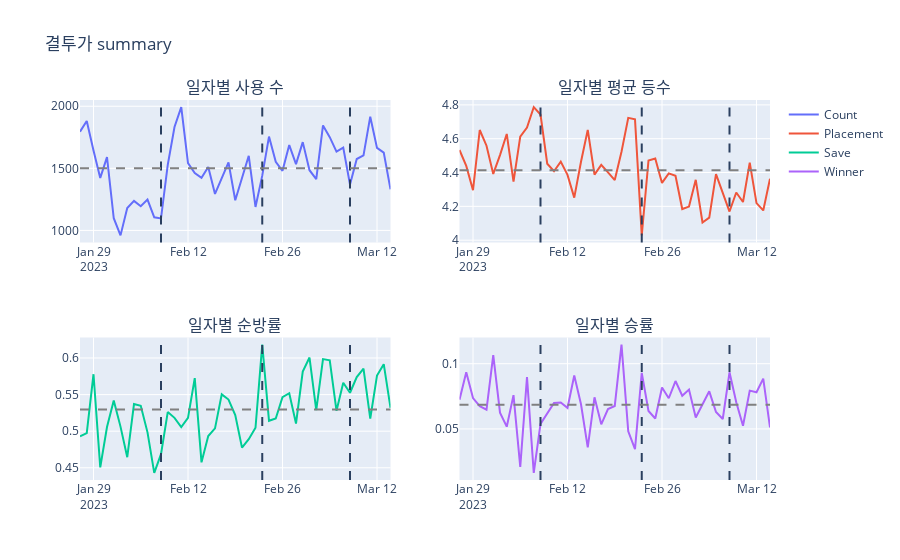

Notebook cell for this chart:
### Markdown cell above
### 결투가

#### summary

사용 수 : 70510

평균 순위 : 4.41

평균 순방률 : 52.9%

평균 승률 : 6.8%


시간별 트렌드

1) 사용 수 : 2월 8일 이후 증가

2) 성적 : 순방률 및 평균 순위는 시간이 지날수록 상승, 승률은 변함없음

3) 특이사항




#### 증강체

1) 특성 관련 증강 : 결투가 문장, 결투가 심장

2) 영웅 증강 : 약자 멸시, 확산 사격, 황소의 활력, 수금, 승리의 장막

3) 이 외 증강 : 사냥의 전율, 나이프의 날, 재료 꾸러미

4) 성적 좋은 3개 증강 : 황소의 활력, 나이프의 날, 결투가 심장

5) 특이사항 : 

#### 아이템

1) 딜러 아이템 : 최후의 속삭임, 밤의 끝자락, 거인 학살자, 무한의 대검, 정의의 손길, 피바라기

2) 탱커 아이템 : 강철의 솔라리 펜던트, 구원

3) 기타 아이템 : 결투가 상징

4) 성적 좋은 아이템 : 대부분의 아이템이 순방률이 55~58%대 유지

5) 특이사항 : 결투가 상징 획득 시 승률 증가

#### 챔피언

1) 키 챔피언 : 벨베스, 아펠리오스, 제드, 베인

2) 특이사항 : 벨베스, 아펠리오스의 경우 결투가의 상징 추가한 경우가 많음.
              4코스트 챔피언의 경우 성적이 비슷함. 의외로 피오라 사용시의 승률이 좋은 편.

### Code cell
visualization_summary['결투가'][1]

### Figure 1 — Plotly figure (JSON) as saved in the notebook; plotly's stock layout.template omitted (floating-point values rounded to 4 significant figures)
{"data": [{"mode": "lines", "name": "Count", "type": "scatter", "x": ["2023-01-27", "2023-01-28", "2023-01-29", "2023-01-30", "2023-01-31", "2023-02-01", "2023-02-02", "2023-02-03", "2023-02-04", "2023-02-05", "2023-02-06", "2023-02-07", "2023-02-08", "2023-02-09", "2023-02-10", "2023-02-11", "2023-02-12", "2023-02-13", "2023-02-14", "2023-02-15", "2023-02-16", "2023-02-17", "2023-02-18", "2023-02-19", "2023-02-20", "2023-02-21", "2023-02-22", "2023-02-23", "2023-02-24", "2023-02-25", "2023-02-26", "2023-02-27", "2023-02-28", "2023-03-01", "2023-03-02", "2023-03-03", "2023-03-04", "2023-03-05", "2023-03-06", "2023-03-07", "2023-03-08", "2023-03-09", "2023-03-10", "2023-03-11", "2023-03-12", "2023-03-13", "2023-03-14"], "y": [1795, 1882, 1644, 1423, 1590, 1098, 960, 1180, 1238, 1195, 1248, 1106, 1097, 1528, 1833, 1993, 1542, 1462, 1423, 1510, 1294, 1421, 1548, 1243, 1422, 1601, 1189, 1441, 1756, 1552, 1480, 1687, 1534, 1711, 1485, 1413, 1846, 1751, 1635, 1667, 1370, 1575, 1604, 1916, 1665, 1626, 1331]}, {"mode": "lines", "name": "Placement", "type": "scatter", "x": ["2023-01-27", "2023-01-28", "2023-01-29", "2023-01-30", "2023-01-31", "2023-02-01", "2023-02-02", "2023-02-03", "2023-02-04", "2023-02-05", "2023-02-06", "2023-02-07", "2023-02-08", "2023-02-09", "2023-02-10", "2023-02-11", "2023-02-12", "2023-02-13", "2023-02-14", "2023-02-15", "2023-02-16", "2023-02-17", "2023-02-18", "2023-02-19", "2023-02-20", "2023-02-21", "2023-02-22", "2023-02-23", "2023-02-24", "2023-02-25", "2023-02-26", "2023-02-27", "2023-02-28", "2023-03-01", "2023-03-02", "2023-03-03", "2023-03-04", "2023-03-05", "2023-03-06", "2023-03-07", "2023-03-08", "2023-03-09", "2023-03-10", "2023-03-11", "2023-03-12", "2023-03-13", "2023-03-14"], "xaxis": "x2", "y": [4.533, 4.439, 4.296, 4.651, 4.558, 4.392, 4.503, 4.628, 4.346, 4.613, 4.666, 4.787, 4.743, 4.452, 4.408, 4.465, 4.386, 4.252, 4.464, 4.652, 4.388, 4.445, 4.401, 4.356, 4.523, 4.723, 4.714, 4.028, 4.472, 4.483, 4.339, 4.395, 4.381, 4.184, 4.199, 4.357, 4.105, 4.133, 4.39, 4.279, 4.169, 4.282, 4.226, 4.459, 4.219, 4.176, 4.364], "yaxis": "y2"}, {"mode": "lines", "name": "Save", "type": "scatter", "x": ["2023-01-27", "2023-01-28", "2023-01-29", "2023-01-30", "2023-01-31", "2023-02-01", "2023-02-02", "2023-02-03", "2023-02-04", "2023-02-05", "2023-02-06", "2023-02-07", "2023-02-08", "2023-02-09", "2023-02-10", "2023-02-11", "2023-02-12", "2023-02-13", "2023-02-14", "2023-02-15", "2023-02-16", "2023-02-17", "2023-02-18", "2023-02-19", "2023-02-20", "2023-02-21", "2023-02-22", "2023-02-23", "2023-02-24", "2023-02-25", "2023-02-26", "2023-02-27", "2023-02-28", "2023-03-01", "2023-03-02", "2023-03-03", "2023-03-04", "2023-03-05", "2023-03-06", "2023-03-07", "2023-03-08", "2023-03-09", "2023-03-10", "2023-03-11", "2023-03-12", "2023-03-13", "2023-03-14"], "xaxis": "x3", "y": [0.493, 0.4973, 0.5779, 0.4505, 0.5057, 0.5419, 0.5062, 0.4644, 0.5372, 0.5347, 0.4984, 0.443, 0.4686, 0.5262, 0.5183, 0.5058, 0.5182, 0.5725, 0.4575, 0.4934, 0.5039, 0.5503, 0.5433, 0.5221, 0.4775, 0.4891, 0.5046, 0.6183, 0.5142, 0.5174, 0.5466, 0.5519, 0.5104, 0.5815, 0.6007, 0.5287, 0.5986, 0.5968, 0.5278, 0.5663, 0.5526, 0.574, 0.5854, 0.5172, 0.576, 0.5916, 0.5319], "yaxis": "y3"}, {"mode": "lines", "name": "Winner", "type": "scatter", "x": ["2023-01-27", "2023-01-28", "2023-01-29", "2023-01-30", "2023-01-31", "2023-02-01", "2023-02-02", "2023-02-03", "2023-02-04", "2023-02-05", "2023-02-06", "2023-02-07", "2023-02-08", "2023-02-09", "2023-02-10", "2023-02-11", "2023-02-12", "2023-02-13", "2023-02-14", "2023-02-15", "2023-02-16", "2023-02-17", "2023-02-18", "2023-02-19", "2023-02-20", "2023-02-21", "2023-02-22", "2023-02-23", "2023-02-24", "2023-02-25", "2023-02-26", "2023-02-27", "2023-02-28", "2023-03-01", "2023-03-02", "2023-03-03", "2023-03-04", "2023-03-05", "2023-03-06", "2023-03-07", "2023-03-08", "2023-03-09", "2023-03-10", "2023-03-11", "2023-03-12", "2023-03-13", "2023-03-14"], "xaxis": "x4", "y": [0.07242, 0.09352, 0.0736, 0.06746, 0.06478, 0.1066, 0.0625, 0.05169, 0.07593, 0.02092, 0.08974, 0.01627, 0.05378, 0.06217, 0.06983, 0.07025, 0.06615, 0.09097, 0.06887, 0.03576, 0.07419, 0.05348, 0.06525, 0.06758, 0.1146, 0.04809, 0.03448, 0.09299, 0.06378, 0.05799, 0.08176, 0.0735, 0.0867, 0.07539, 0.08013, 0.05874, 0.06934, 0.07881, 0.063, 0.05759, 0.09343, 0.07048, 0.05237, 0.07933, 0.07808, 0.08856, 0.05109], "yaxis": "y4"}], "layout": {"annotations": [{"font": {"size": 16}, "showarrow": false, "text": "일자별 사용 수", "x": 0.225, "xanchor": "center", "xref": "paper", "y": 1, "yanchor": "bottom", "yref": "paper"}, {"font": {"size": 16}, "showarrow": false, "text": "일자별 평균 등수", "x": 0.775, "xanchor": "center", "xref": "paper", "y": 1, "yanchor": "bottom", "yref": "paper"}, {"font": {"size": 16}, "showarrow": false, "text": "일자별 순방률", "x": 0.225, "xanchor": "center", "xref": "paper", "y": 0.375, "yanchor": "bottom", "yref": "paper"}, {"font": {"size": 16}, "showarrow": false, "text": "일자별 승률", "x": 0.775, "xanchor": "center", "xref": "paper", "y": 0.375, "yanchor": "bottom", "yref": "paper"}], "shapes": [{"line": {"dash": "dash"}, "type": "line", "x0": "2023-02-08", "x1": "2023-02-08", "xref": "x", "y0": 0, "y1": 1, "yref": "y domain"}, {"line": {"dash": "dash"}, "type": "line", "x0": "2023-02-08", "x1": "2023-02-08", "xref": "x2", "y0": 0, "y1": 1, "yref": "y2 domain"}, {"line": {"dash": "dash"}, "type": "line", "x0": "2023-02-08", "x1": "2023-02-08", "xref": "x3", "y0": 0, "y1": 1, "yref": "y3 domain"}, {"line": {"dash": "dash"}, "type": "line", "x0": "2023-02-08", "x1": "2023-02-08", "xref": "x4", "y0": 0, "y1": 1, "yref": "y4 domain"}, {"line": {"dash": "dash"}, "type": "line", "x0": "2023-02-23", "x1": "2023-02-23", "xref": "x", "y0": 0, "y1": 1, "yref": "y domain"}, {"line": {"dash": "dash"}, "type": "line", "x0": "2023-02-23", "x1": "2023-02-23", "xref": "x2", "y0": 0, "y1": 1, "yref": "y2 domain"}, {"line": {"dash": "dash"}, "type": "line", "x0": "2023-02-23", "x1": "2023-02-23", "xref": "x3", "y0": 0, "y1": 1, "yref": "y3 domain"}, {"line": {"dash": "dash"}, "type": "line", "x0": "2023-02-23", "x1": "2023-02-23", "xref": "x4", "y0": 0, "y1": 1, "yref": "y4 domain"}, {"line": {"dash": "dash"}, "type": "line", "x0": "2023-03-08", "x1": "2023-03-08", "xref": "x", "y0": 0, "y1": 1, "yref": "y domain"}, {"line": {"dash": "dash"}, "type": "line", "x0": "2023-03-08", "x1": "2023-03-08", "xref": "x2", "y0": 0, "y1": 1, "yref": "y2 domain"}, {"line": {"dash": "dash"}, "type": "line", "x0": "2023-03-08", "x1": "2023-03-08", "xref": "x3", "y0": 0, "y1": 1, "yref": "y3 domain"}, {"line": {"dash": "dash"}, "type": "line", "x0": "2023-03-08", "x1": "2023-03-08", "xref": "x4", "y0": 0, "y1": 1, "yref": "y4 domain"}, {"line": {"color": "gray", "dash": "dash"}, "type": "line", "x0": 0, "x1": 1, "xref": "x domain", "y0": 1500.0, "y1": 1500.0, "yref": "y"}, {"line": {"color": "gray", "dash": "dash"}, "type": "line", "x0": 0, "x1": 1, "xref": "x2 domain", "y0": 4.413, "y1": 4.413, "yref": "y2"}, {"line": {"color": "gray", "dash": "dash"}, "type": "line", "x0": 0, "x1": 1, "xref": "x3 domain", "y0": 0.5296, "y1": 0.5296, "yref": "y3"}, {"line": {"color": "gray", "dash": "dash"}, "type": "line", "x0": 0, "x1": 1, "xref": "x4 domain", "y0": 0.06859, "y1": 0.06859, "yref": "y4"}], "title": {"text": "결투가 summary"}, "xaxis": {"anchor": "y", "domain": [0, 0.45]}, "xaxis2": {"anchor": "y2", "domain": [0.55, 1]}, "xaxis3": {"anchor": "y3", "domain": [0, 0.45]}, "xaxis4": {"anchor": "y4", "domain": [0.55, 1]}, "yaxis": {"anchor": "x", "domain": [0.625, 1]}, "yaxis2": {"anchor": "x2", "domain": [0.625, 1]}, "yaxis3": {"anchor": "x3", "domain": [0, 0.375]}, "yaxis4": {"anchor": "x4", "domain": [0, 0.375]}}}
